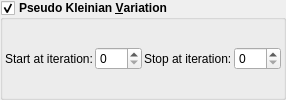
    <widget class="MyGroupBox" name="groupCheck_transf_function_enabledAy_false">
     <property name="font">
      <font>
       <weight>75</weight>
       <bold>true</bold>
      </font>
     </property>
     <property name="toolTip">
      <string/>
     </property>
     <property name="title">
      <string>Pseudo Kleinian &amp;Variation</string>
     </property>
     <property name="checkable">
      <bool>true</bool>
     </property>
     <layout class="QVBoxLayout" name="verticalLayout_34" stretch="0">
      <property name="spacing">
       <number>2</number>
      </property>
      <property name="leftMargin">
       <number>2</number>
      </property>
      <property name="topMargin">
       <number>2</number>
      </property>
      <property name="rightMargin">
       <number>2</number>
      </property>
      <property name="bottomMargin">
       <number>2</number>
      </property>
      <item>
       <layout class="QGridLayout" name="gridLayout_15">
        <item row="0" column="3">
         <widget class="MySpinBox" name="spinboxInt_transf_stop_iterations_B">
          <property name="sizePolicy">
           <sizepolicy hsizetype="Minimum" vsizetype="Maximum">
            <horstretch>0</horstretch>
            <verstretch>0</verstretch>
           </sizepolicy>
          </property>
          <property name="font">
           <font>
            <weight>50</weight>
            <bold>false</bold>
           </font>
          </property>
          <property name="maximum">
           <number>250</number>
          </property>
         </widget>
        </item>
        <item row="0" column="2">
         <widget class="QLabel" name="label_256">
          <property name="font">
           <font>
            <weight>50</weight>
            <bold>false</bold>
           </font>
          </property>
          <property name="text">
           <string>Stop at iteration:</string>
          </property>
         </widget>
        </item>
        <item row="0" column="1">
         <widget class="MySpinBox" name="spinboxInt_transf_start_iterations_B">
          <property name="sizePolicy">
           <sizepolicy hsizetype="Minimum" vsizetype="Maximum">
            <horstretch>0</horstretch>
            <verstretch>0</verstretch>
           </sizepolicy>
          </property>
          <property name="font">
           <font>
            <weight>50</weight>
            <bold>false</bold>
           </font>
          </property>
          <property name="maximum">
           <number>250</number>
          </property>
         </widget>
        </item>
        <item row="0" column="0">
         <widget class="QLabel" name="label_71">
          <property name="font">
           <font>
            <weight>50</weight>
            <bold>false</bold>
           </font>
          </property>
          <property name="text">
           <string>Start at iteration:</string>
          </property>
         </widget>
        </item>
       </layout>
      </item>
     </layout>
    </widget>
